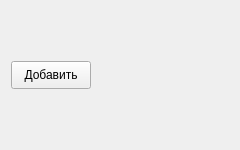
<?xml version="1.0" encoding="UTF-8"?>
<ui version="4.0">
 <class>WorkCellWidget</class>
 <widget class="QWidget" name="WorkCellWidget">
  <property name="geometry">
   <rect>
    <x>0</x>
    <y>0</y>
    <width>240</width>
    <height>150</height>
   </rect>
  </property>
  <property name="sizePolicy">
   <sizepolicy hsizetype="Preferred" vsizetype="Minimum">
    <horstretch>0</horstretch>
    <verstretch>0</verstretch>
   </sizepolicy>
  </property>
  <property name="minimumSize">
   <size>
    <width>240</width>
    <height>150</height>
   </size>
  </property>
  <property name="maximumSize">
   <size>
    <width>16777215</width>
    <height>16777215</height>
   </size>
  </property>
  <property name="windowTitle">
   <string>Form</string>
  </property>
  <layout class="QVBoxLayout" name="verticalLayout">
   <property name="spacing">
    <number>7</number>
   </property>
   <item>
    <layout class="QGridLayout" name="worksLayout" rowminimumheight="0">
     <property name="sizeConstraint">
      <enum>QLayout::SetMinimumSize</enum>
     </property>
     <property name="spacing">
      <number>0</number>
     </property>
    </layout>
   </item>
   <item>
    <layout class="QHBoxLayout" name="horizontalLayout_2">
     <property name="spacing">
      <number>0</number>
     </property>
     <property name="sizeConstraint">
      <enum>QLayout::SetMinimumSize</enum>
     </property>
     <property name="leftMargin">
      <number>0</number>
     </property>
     <property name="rightMargin">
      <number>5</number>
     </property>
     <item>
      <widget class="QPushButton" name="addBtn">
       <property name="enabled">
        <bool>true</bool>
       </property>
       <property name="sizePolicy">
        <sizepolicy hsizetype="Minimum" vsizetype="Fixed">
         <horstretch>0</horstretch>
         <verstretch>0</verstretch>
        </sizepolicy>
       </property>
       <property name="minimumSize">
        <size>
         <width>0</width>
         <height>28</height>
        </size>
       </property>
       <property name="maximumSize">
        <size>
         <width>16777215</width>
         <height>16777215</height>
        </size>
       </property>
       <property name="text">
        <string>Добавить</string>
       </property>
      </widget>
     </item>
     <item>
      <spacer name="horizontalSpacer">
       <property name="orientation">
        <enum>Qt::Horizontal</enum>
       </property>
       <property name="sizeType">
        <enum>QSizePolicy::MinimumExpanding</enum>
       </property>
       <property name="sizeHint" stdset="0">
        <size>
         <width>40</width>
         <height>20</height>
        </size>
       </property>
      </spacer>
     </item>
    </layout>
   </item>
  </layout>
 </widget>
 <resources/>
 <connections/>
</ui>
